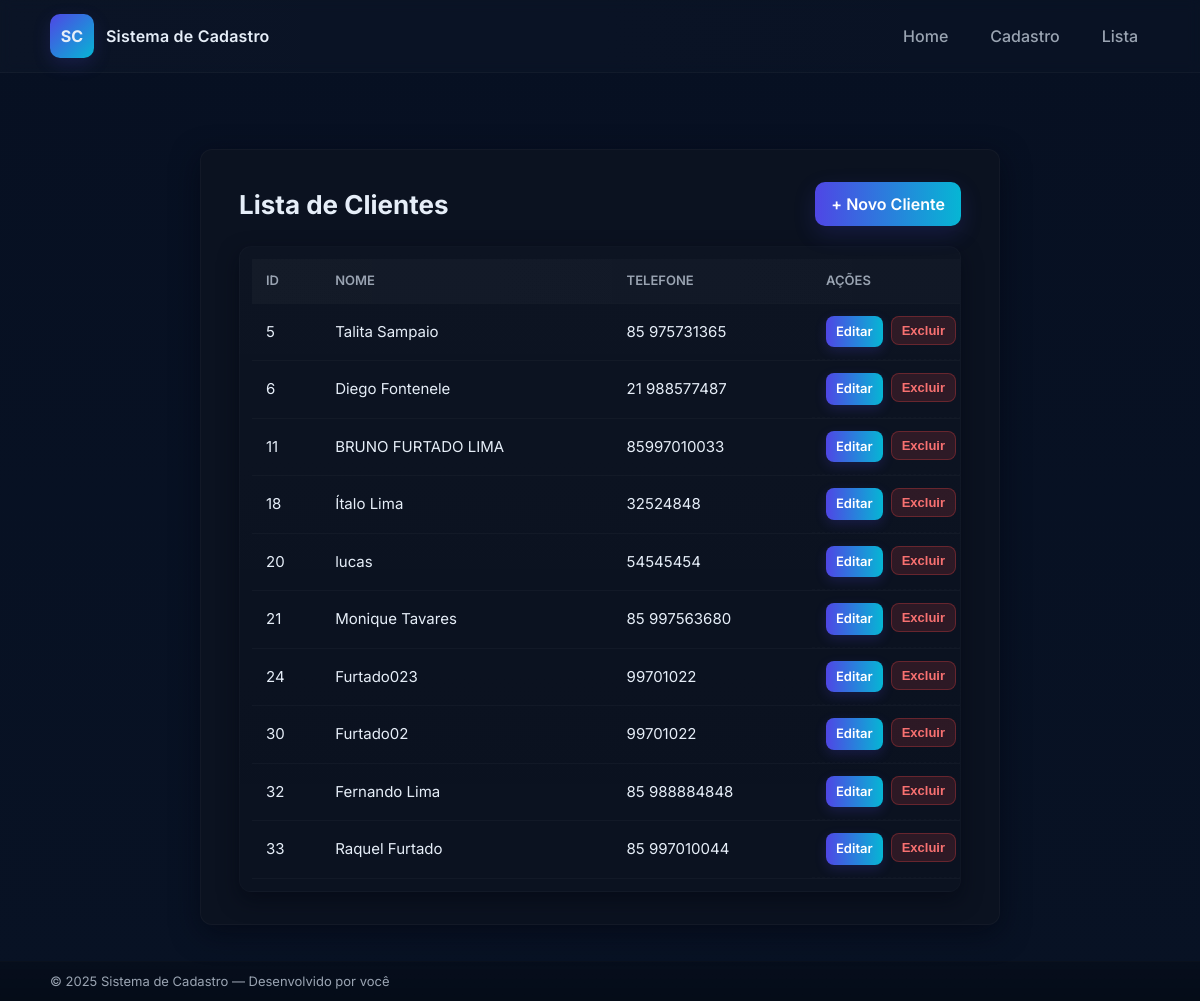
The app's page /lista/ with its own data.
### clientes/models.py (models this page shows, shortened)
class Cliente(models.Model):
    nome = models.CharField(max_length=255, null=False)
    telefone = models.CharField(max_length=15255, null=False, default="Indefinido")

### clientes/views.py (the view)
# urls.py: path('lista/', views.lista, name='lista'),
def lista(request):
    clientes = Cliente.objects.all()
    context = {'clientes': clientes}
    return render(request, 'lista.html', context)

### clientes/templates/lista.html (shortened to what this page needs)
{% load static %}
<!DOCTYPE html>
<html lang="pt-br">
<head>
  <link rel="stylesheet" href="{% static 'clientes/css/style.css' %}">
</head>
<body>
  <header class="site-header">
    <div class="container header-inner">
      <a class="brand" href="/">
        <span class="brand-mark">SC</span>
        <span class="brand-text">Sistema de Cadastro</span>
      </a>
      <nav id="site-nav" class="site-nav">
        <a href="/" class="nav-link">Home</a>
        <a href="/cadastro/" class="nav-link">Cadastro</a>
        <a href="/lista/" class="nav-link">Lista</a>
      </nav>
    </div>
  </header>
  <main class="container main-content">
    <section class="lista-container">
      <div class="lista-header">
        <h1>Lista de Clientes</h1>
        <a href="/cadastro/" class="btn primary">+ Novo Cliente</a>
      </div>
      {% if clientes %}
        <div class="table-responsive">
          <table class="tabela-clientes">
            <thead>
              <tr>
                <th>ID</th>
                <th>Nome</th>
                <th>Telefone</th>
                <th class="acoes-col">Ações</th>
              </tr>
            </thead>
            <tbody>
              {% for cliente in clientes %}
              <tr>
                <td data-label="ID">{{ cliente.id }}</td>
                <td data-label="Nome">{{ cliente.nome }}</td>
                <td data-label="Telefone">{{ cliente.telefone }}</td>
                <td data-label="Ações" class="acoes">
                  <a href="/editar/{{ cliente.id }}/" class="btn-sm btn-editar">Editar</a>
<form method="post" action="/excluir/{{ cliente.id }}/" style="display:inline;">
  <button type="submit" class="btn-sm btn-excluir" onclick="return confirm('Tem certeza que deseja excluir {{ cliente.nome }}?')">
    Excluir
  </button>
</form>
                </td>
              </tr>
              {% endfor %}
            </tbody>
          </table>
        </div>
      {% else %}
        <p class="texto-vazio">Nenhum cliente cadastrado ainda.</p>
      {% endif %}
    </section>
  </main>
  <footer class="site-footer">
    <div class="container">
      <p>© {% now "Y" %} Sistema de Cadastro — Desenvolvido por você</p>
    </div>
  </footer>
</body>
</html>

### clientes/static/clientes/css/style.css (style rules this page uses)
:root { --bg: #0f1724; --card: #0b1220; --muted: #9aa4b2; --accent: #4f46e5; --accent-2: #06b6d4; --glass: rgba(255,255,255,0.04); --radius: 12px; --max-width: 1100px; font-family: "Inter", system-ui, -apple-system, "Segoe UI", Roboto, "Helvetica Neue", Arial; }
* { box-sizing:border-box;margin:0;padding:0 }
html,body { height:100% }
body { background: linear-gradient(180deg, #071022 0%, #081224 100%); color: #e6eef8; -webkit-font-smoothing:antialiased; -moz-osx-font-smoothing:grayscale; line-height:1.5; padding-bottom:60px; }
.container { width:95%; max-width:var(--max-width); margin:0 auto; }
.site-header { background: linear-gradient(90deg, rgba(255,255,255,0.02), rgba(255,255,255,0.01)); backdrop-filter: blur(6px); border-bottom:1px solid rgba(255,255,255,0.03); position:sticky; top:0; z-index:50; }
.header-inner { display:flex; align-items:center; justify-content:space-between; padding:14px 0; }
.brand { display:flex; align-items:center; gap:12px; text-decoration:none; color:inherit; }
.brand-mark { display:inline-flex; align-items:center; justify-content:center; width:44px; height:44px; border-radius:10px; background:linear-gradient(135deg,var(--accent),var(--accent-2)); font-weight:700; box-shadow: 0 6px 18px rgba(79,70,229,0.18); }
.brand-text { font-weight:600; letter-spacing:0.2px; }
.site-nav { display:flex; gap:18px; align-items:center; }
.nav-link { text-decoration:none; color:var(--muted); padding:8px 12px; border-radius:8px; transition:all .18s ease; font-weight:500; }
.main-content { padding:36px 0; }
.btn { display:inline-block; text-decoration:none; padding:10px 16px; border-radius:10px; font-weight:600; transition:transform .14s ease, box-shadow .14s ease; }
.btn.primary { background:linear-gradient(90deg,var(--accent),var(--accent-2)); color:white; box-shadow:0 8px 22px rgba(79,70,229,0.18); }
.site-footer { position:fixed; left:0; right:0; bottom:0; background:linear-gradient(180deg, rgba(0,0,0,0.2), rgba(0,0,0,0.32)); border-top:1px solid rgba(255,255,255,0.02); padding:10px 0; color:var(--muted); font-size:13px; }
.table-responsive { width:100%; overflow:auto; background: linear-gradient(180deg, rgba(255,255,255,0.01), transparent); padding:12px; border-radius:12px; border:1px solid rgba(255,255,255,0.02); box-shadow: 0 8px 20px rgba(3,7,18,0.55); }
.tabela-clientes { width:100%; border-collapse:collapse; min-width:720px; font-size:14px; }
.tabela-clientes thead th { text-align:left; padding:12px 14px; color:var(--muted); font-weight:600; font-size:13px; border-bottom:1px solid rgba(255,255,255,0.03); }
.tabela-clientes tbody td { padding:12px 14px; border-bottom:1px dashed rgba(255,255,255,0.02); vertical-align:middle; color: #e6eef8; }
.acoes-col { width:160px; text-align:right; }
.btn.small, .btn-sm { padding:6px 10px; font-size:13px; border-radius:8px; }
.lista-container { background: var(--card); border-radius: var(--radius); padding: 32px 38px; max-width: 800px; margin: 40px auto; box-shadow: 0 8px 28px rgba(3,7,18,0.6); border: 1px solid rgba(255,255,255,0.03); }
.lista-header { display: flex; align-items: center; justify-content: space-between; margin-bottom: 20px; }
.lista-header h1 { font-size: 26px; }
.table-responsive { width: 100%; overflow-x: auto; }
.tabela-clientes { width: 100%; border-collapse: collapse; font-size: 15px; color: #e6eef8; }
.tabela-clientes th, .tabela-clientes td { padding: 12px 16px; text-align: left; }
.tabela-clientes thead { background: linear-gradient(90deg, rgba(255,255,255,0.03), rgba(255,255,255,0.02)); border-bottom: 1px solid rgba(255,255,255,0.05); }
.tabela-clientes th { font-weight: 600; color: var(--muted); text-transform: uppercase; font-size: 13px; }
.tabela-clientes tbody tr { border-bottom: 1px solid rgba(255,255,255,0.03); transition: background 0.15s ease; }
.acoes { display: flex; gap: 8px; }
.btn-sm { padding: 6px 10px; font-size: 13px; border-radius: 8px; text-decoration: none; font-weight: 600; transition: transform 0.15s ease, box-shadow 0.15s ease; }
.btn-editar { background: linear-gradient(90deg, var(--accent), var(--accent-2)); color: white; box-shadow: 0 4px 12px rgba(79,70,229,0.2); }
.btn-excluir { background: rgba(239, 68, 68, 0.15); color: #f87171; border: 1px solid rgba(239, 68, 68, 0.3); }

### records on screen
Cliente: id "5", nome "Talita Sampaio", telefone "85 975731365"
Cliente: id "6", nome "Diego Fontenele", telefone "21 988577487"
Cliente: id "11", nome "BRUNO FURTADO LIMA", telefone "85997010033"
Cliente: id "18", nome "Ítalo Lima", telefone "32524848"
Cliente: id "20", nome "lucas", telefone "54545454"
Cliente: id "21", nome "Monique Tavares", telefone "85 997563680"
Cliente: id "24", nome "Furtado023", telefone "99701022"
Cliente: id "30", nome "Furtado02", telefone "99701022"
Cliente: id "32", nome "Fernando Lima", telefone "85 988884848"
Cliente: id "33", nome "Raquel Furtado", telefone "85 997010044"
